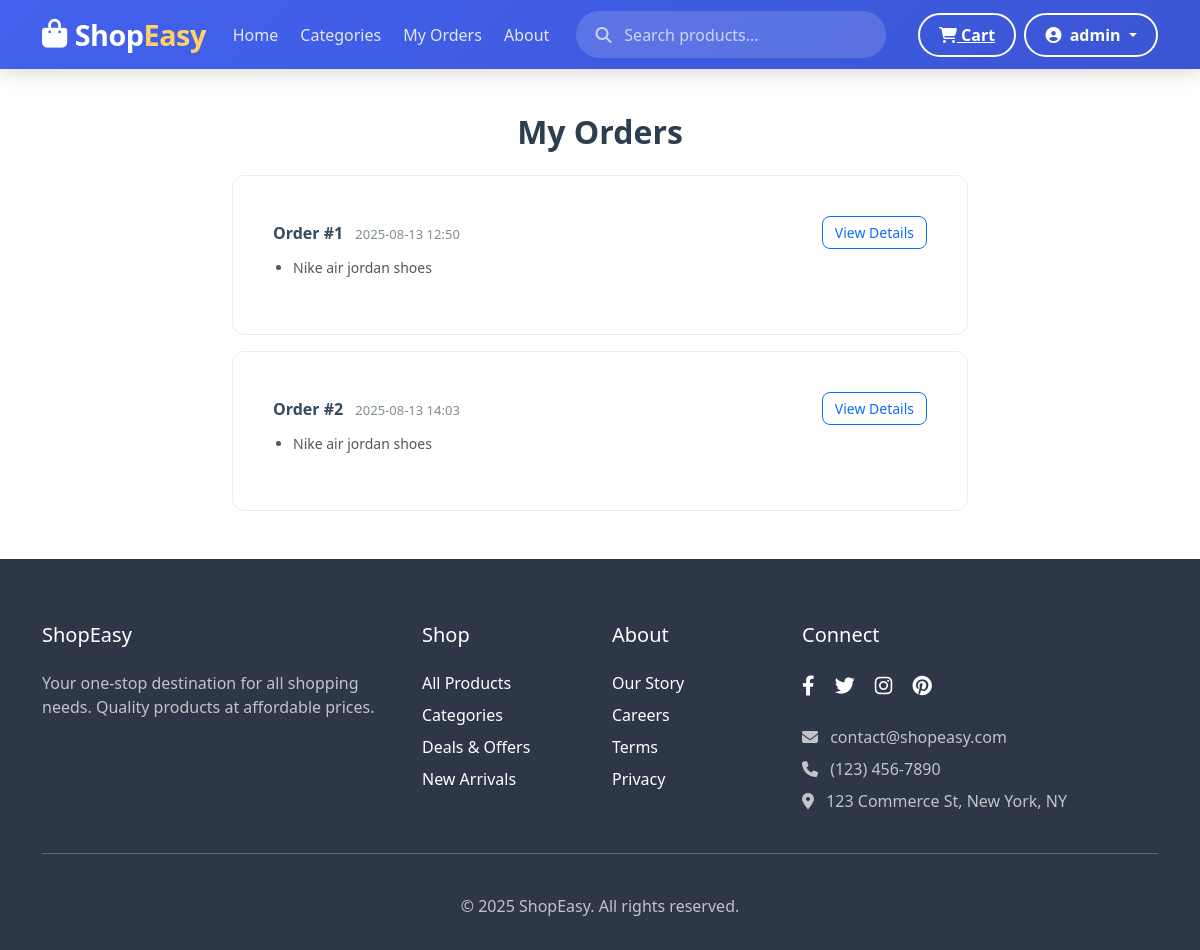
The page /orders/ (signed in) on the database its author committed.
### ecommerce/models.py (models this page shows, shortened)
class Customer(AbstractBaseUser, PermissionsMixin):
    customer_id = models.AutoField(primary_key=True)
    email = models.EmailField(unique=False, blank=True)
    name = models.CharField(max_length=100, unique=True)  # <-- Add unique=True here
    phone = models.CharField(max_length=15)
    address = models.TextField(blank=True)
    is_active = models.BooleanField(default=True)
    is_staff = models.BooleanField(default=False)  # important for admin login
    objects = CustomerManager()
    USERNAME_FIELD = 'name'  # use name for login
    REQUIRED_FIELDS = ['email']  # email is no longer required for superuser

class Order(models.Model):
    order_id = models.AutoField(primary_key=True)
    booking_reference = models.CharField(max_length=100, unique=True)
    amount = models.DecimalField(max_digits=10, decimal_places=2)
    status = models.CharField(max_length=50, choices=[
        ('pending', 'Pending'),
        ('confirmed', 'Confirmed'),
        ('cancelled', 'Cancelled'),
        ('completed', 'Completed')
    ], default='pending')
    payment_status = models.CharField(max_length=50, choices=[
        ('unpaid', 'Unpaid'),
        ('paid', 'Paid'),
        ('refunded', 'Refunded')
    ], default='unpaid')
    start_date = models.DateField()
    end_date = models.DateField()
    created_at = models.DateTimeField(auto_now_add=True)
    customer = models.ForeignKey(
        Customer,
        to_field='customer_id',
        on_delete=models.CASCADE,
        db_column='customer_id'
    )
    products = models.ManyToManyField(Product, related_name='orders')

class Product(models.Model):
    product_id = models.AutoField(primary_key=True)
    name = models.CharField(max_length=100)
    description = models.TextField()
    price = models.DecimalField(max_digits=10, decimal_places=2)
    image = models.ImageField(upload_to='products/', null=True, blank=True)
    stock = models.IntegerField(default=0)
    is_available = models.BooleanField(default=True)
    rating = models.FloatField(default=0)
    available_from = models.DateField(null=True, blank=True)
    available_to = models.DateField(null=True, blank=True)
    created_at = models.DateTimeField(auto_now_add=True)
    category = models.ForeignKey(
        Category,
        to_field='category_id',
        on_delete=models.CASCADE,
        db_column='category_id',
        related_name='products'
    )

### ecommerce/views.py (the view)
# urls.py: path('orders/', OrderListView.as_view(), name='orders'),
class OrderListView(LoginRequiredMixin, ListView):
    model = Order
    template_name = 'ecommerce/orders.html'
    context_object_name = 'orders'
    login_url = 'login'
    def get_queryset(self):
        user = self.request.user
        if user.is_staff:
            return Order.objects.all()
        return Order.objects.filter(customer=user)

### ecommerce/templates/ecommerce/orders.html (shortened to what this page needs)
{% extends 'ecommerce/base.html' %} {% block title %}My Orders{% endblock %} {% block content %}
<div class="container py-5">
  <h2 class="mb-4 text-center">My Orders</h2>
  <div class="row justify-content-center">
    <div class="col-lg-8">
      {% if orders %}
      <div class="d-flex flex-column gap-3">
        {% for order in orders %}
        <div class="order-card">
          <div class="d-flex justify-content-between align-items-center">
            <div>
              <span class="order-header">Order #{{ order.order_id }}</span>
              <span class="order-date ms-2"
                >{{ order.created_at|date:"Y-m-d H:i" }}</span
              >
            </div>
            <a
              href="{% url 'order_detail' order.order_id %}"
              class="btn btn-outline-primary btn-view"
            >
              View Details
            </a>
          </div>
          <ul class="product-list">
            {% for product in order.products.all %}
            <li>{{ product.name }}</li>
            {% endfor %}
          </ul>
        </div>
        {% endfor %}
      </div>
      {% else %}
      <p class="text-center no-orders">No orders found.</p>
      {% endif %}
    </div>
  </div>
</div>
{% endblock %}

### ecommerce/templates/ecommerce/base.html (shortened to what this page needs)
<!DOCTYPE html>
<html lang="en">
  <head>
    <link
      href="https://cdn.jsdelivr.net/npm/bootstrap@5.3.0/dist/css/bootstrap.min.css"
      rel="stylesheet"
    />
    <link
      rel="stylesheet"
      href="https://cdnjs.cloudflare.com/ajax/libs/font-awesome/6.4.0/css/all.min.css"
    />
  </head>
  <body>
    <nav class="navbar navbar-expand-lg navbar-dark">
      <div class="container">
        <a class="navbar-brand" href="{% url 'home' %}">
          <i class="fas fa-shopping-bag me-2"></i>Shop<span>Easy</span>
        </a>
        <div class="collapse navbar-collapse" id="navbarNav">
          <ul class="navbar-nav me-auto">
            <li class="nav-item">
              <a
                class="nav-link{% if request.resolver_match.url_name == 'home' %} active{% endif %}"
                href="{% url 'home' %}"
              >
                Home
              </a>
            </li>
            {% if request.user.is_authenticated and request.user.is_staff %}
            <li class="nav-item">
              <a class="nav-link" href="{% url 'categories' %}"> Categories </a>
            </li>
            {% endif %}
            <li class="nav-item">
              <a class="nav-link" href="{% url 'orders' %}"> My Orders </a>
            </li>
            <li class="nav-item">
              <a class="nav-link" href="#contact"> About </a>
            </li>
          </ul>
          <div class="search-container">
            <i class="fas fa-search"></i>
            <input type="text" placeholder="Search products..." />
          </div>
          <div class="nav-buttons d-flex ms-2">
            {% if request.user.is_authenticated %}
            <a href="{% url 'cart' %}" class="btn-log btn-outline-light">
              <i class="fas fa-shopping-cart"></i> Cart
            </a>
            <div class="dropdown ms-2">
              <a
                class="btn btn-outline-light dropdown-toggle"
                href="#"
                role="button"
                id="userDropdown"
                data-bs-toggle="dropdown"
              >
                <i class="fas fa-user-circle me-1"></i>
                {{ request.user.name|default:"User" }}
              </a>
            </div>
            {% endif %}
          </div>
        </div>
      </div>
    </nav>
    {% block hero %}{% endblock %} {% block content %}{% endblock %}
    <footer id="contact" class="footer">
      <div class="container">
        <div class="row">
          <div class="col-md-4 mb-4 mb-md-0">
            <h5 class="text-white mb-4">ShopEasy</h5>
            <p>
              Your one-stop destination for all shopping needs. Quality products
              at affordable prices.
            </p>
          </div>
          <div class="col-md-2 mb-4 mb-md-0">
            <h5 class="text-white mb-4">Shop</h5>
            <ul class="list-unstyled">
              <li class="mb-2">
                <a
                  href="{% url 'products' %}"
                  class="text-white text-decoration-none"
                  >All Products</a
                >
              </li>
              <li class="mb-2">
                <a
                  href="{% url 'categories' %}"
                  class="text-white text-decoration-none"
                  >Categories</a
                >
              </li>
              <li class="mb-2">
                <a href="#" class="text-white text-decoration-none"
                  >Deals & Offers</a
                >
              </li>
              <li class="mb-2">
                <a href="#" class="text-white text-decoration-none"
                  >New Arrivals</a
                >
              </li>
            </ul>
          </div>
          <div class="col-md-2 mb-4 mb-md-0">
            <h5 class="text-white mb-4">About</h5>
            <ul class="list-unstyled">
              <li class="mb-2">
                <a href="#" class="text-white text-decoration-none"
                  >Our Story</a
                >
              </li>
              <li class="mb-2">
                <a href="#" class="text-white text-decoration-none">Careers</a>
              </li>
              <li class="mb-2">
                <a href="#" class="text-white text-decoration-none">Terms</a>
              </li>
              <li class="mb-2">
                <a href="#" class="text-white text-decoration-none">Privacy</a>
              </li>
            </ul>
          </div>
          <div class="col-md-4">
            <h5 class="text-white mb-4">Connect</h5>
            <div class="mb-4">
              <a href="#" class="text-white me-3 fs-5"
                ><i class="fab fa-facebook-f"></i
              ></a>
              <a href="#" class="text-white me-3 fs-5"
                ><i class="fab fa-twitter"></i
              ></a>
              <a href="#" class="text-white me-3 fs-5"
                ><i class="fab fa-instagram"></i
              ></a>
              <a href="#" class="text-white me-3 fs-5"
                ><i class="fab fa-pinterest"></i
              ></a>
            </div>
            <p class="mb-2">
              <i class="fas fa-envelope me-2"></i> contact@shopeasy.com
            </p>
            <p class="mb-2"><i class="fas fa-phone me-2"></i> (123) 456-7890</p>
            <p>
              <i class="fas fa-map-marker-alt me-2"></i> 123 Commerce St, New
              York, NY
            </p>
          </div>
        </div>
        <hr class="my-4 bg-light" />
        <div class="text-center pt-3">
          <p class="mb-0">© 2025 ShopEasy. All rights reserved.</p>
        </div>
      </div>
    </footer>
  </body>
</html>

### ecommerce/templates/ecommerce/base.html (style rules this page uses)
:root { --primary: #4361ee; --primary-dark: #3a56d4; --secondary: #ff6b6b; --accent: #ffd166; --dark: #2d3748; --light: #f8f9fa; --gray: #718096; --light-gray: #e2e8f0; }
body { font-family: "Segoe UI", Tahoma, Geneva, Verdana, sans-serif; padding-top: 65px; }
.navbar { background: linear-gradient( 135deg, var(--primary), var(--primary-dark) ); box-shadow: 0 4px 20px rgba(0, 0, 0, 0.15); padding: 0.5rem 0; position: fixed; top: 0; width: 100%; z-index: 1030; }
.navbar-brand { font-weight: 800; font-size: 1.8rem; letter-spacing: -0.5px; color: white !important; display: flex; align-items: center; }
.navbar-brand span { color: var(--accent); }
.navbar-nav .nav-link { color: rgba(255, 255, 255, 0.85) !important; font-weight: 500; padding: 0.8rem 1.2rem; position: relative; transition: all 0.3s ease; border-radius: 4px; margin: 0 3px; }
.nav-buttons .btn-log { padding: 0.5rem 1.2rem; border-radius: 50px; font-weight: 600; margin-left: 0.5rem; transition: all 0.3s ease; position: relative; overflow: hidden; border: 2px solid white; background: transparent; color: white; box-shadow: none; }
.nav-buttons .btn-log::before { content: ""; position: absolute; top: 0; left: 0; width: 100%; height: 100%; background: rgba(255, 255, 255, 0.2); transform: translateX(-100%); transition: transform 0.3s ease; }
.btn-outline-light { border: 2px solid white; background: transparent; color: white; }
.search-container { position: relative; margin: 0 1rem; flex: 1; max-width: 500px; }
.search-container input { width: 100%; padding: 0.7rem 1.5rem 0.7rem 3rem; border-radius: 50px; border: none; background: rgba(255, 255, 255, 0.15); color: white; transition: all 0.3s ease; }
.search-container input::placeholder { color: rgba(255, 255, 255, 0.7); }
.search-container i { position: absolute; left: 1.2rem; top: 50%; transform: translateY(-50%); color: rgba(255, 255, 255, 0.7); }
.dropdown.ms-2 .btn-outline-light.dropdown-toggle { border: 2px solid white; background: transparent; color: white; border-radius: 50px; font-weight: 600; padding: 0.5rem 1.2rem; transition: all 0.3s ease; box-shadow: none; }
.footer { background: var(--dark); color: rgba(255, 255, 255, 0.7); padding: 4rem 0 2rem; }

### ecommerce/templates/ecommerce/orders.html (style rules this page uses)
h2 { font-weight: 600; color: #2c3e50; }
.order-card { border: 1px solid #e9ecef; border-radius: 12px; padding: 40px; transition: all 0.2s ease-in-out; background: #fff; }
.order-header { font-size: 16px; font-weight: 600; color: #34495e; }
.order-date { font-size: 13px; color: #7f8c8d; }
.product-list { margin-top: 8px; padding-left: 20px; }
.product-list li { font-size: 14px; color: #555; line-height: 1.5; }
.btn-view { border-radius: 8px; padding: 5px 12px; font-size: 14px; }

### rows shown on the page
Customer: user.name "admin"
Order: order_id "1", created_at "2025-08-13 12:50"
Product: name "Nike air jordan shoes"
Order: order_id "2", created_at "2025-08-13 14:03"
